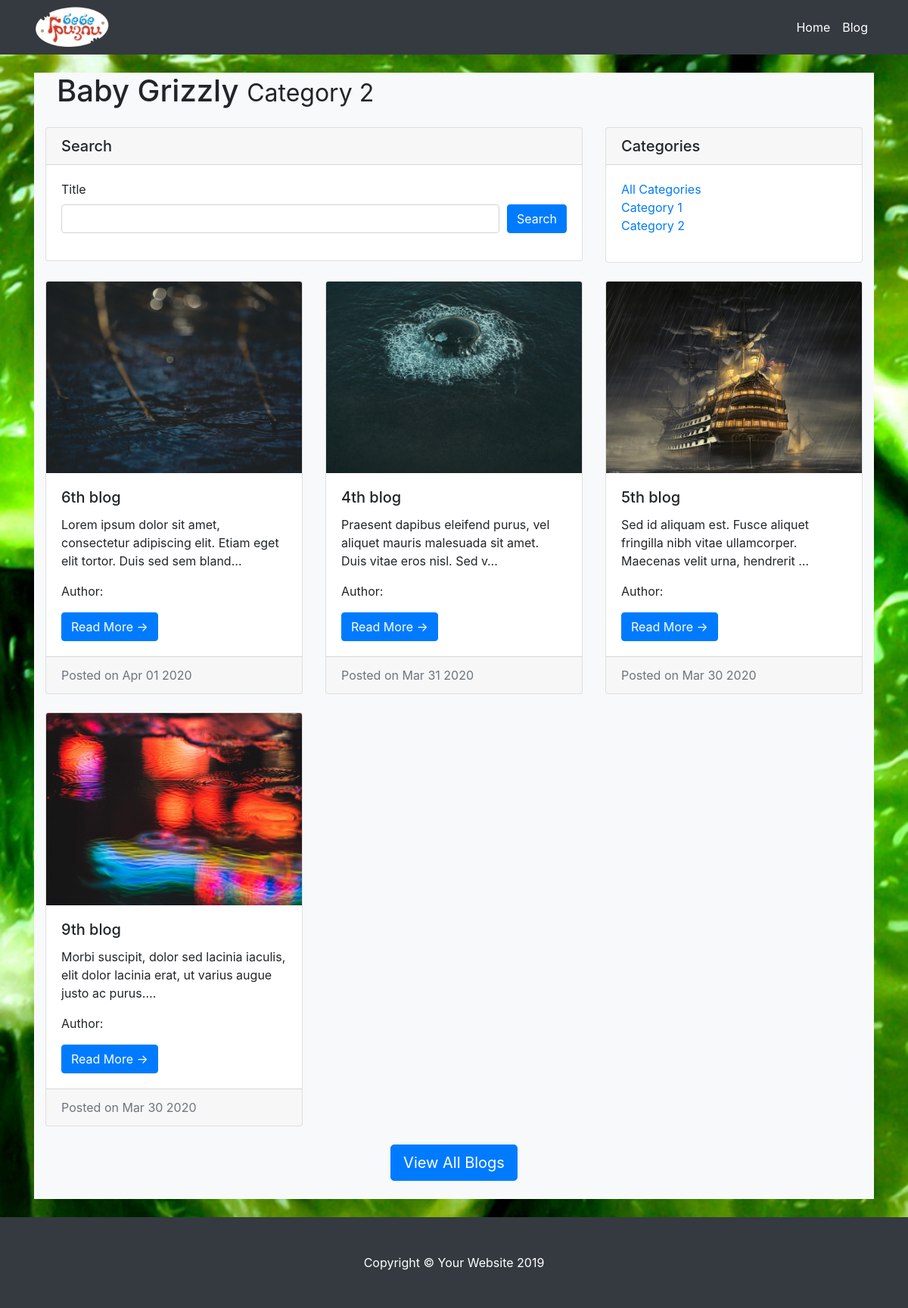
Page /blog/category2/ on the earlier database version.
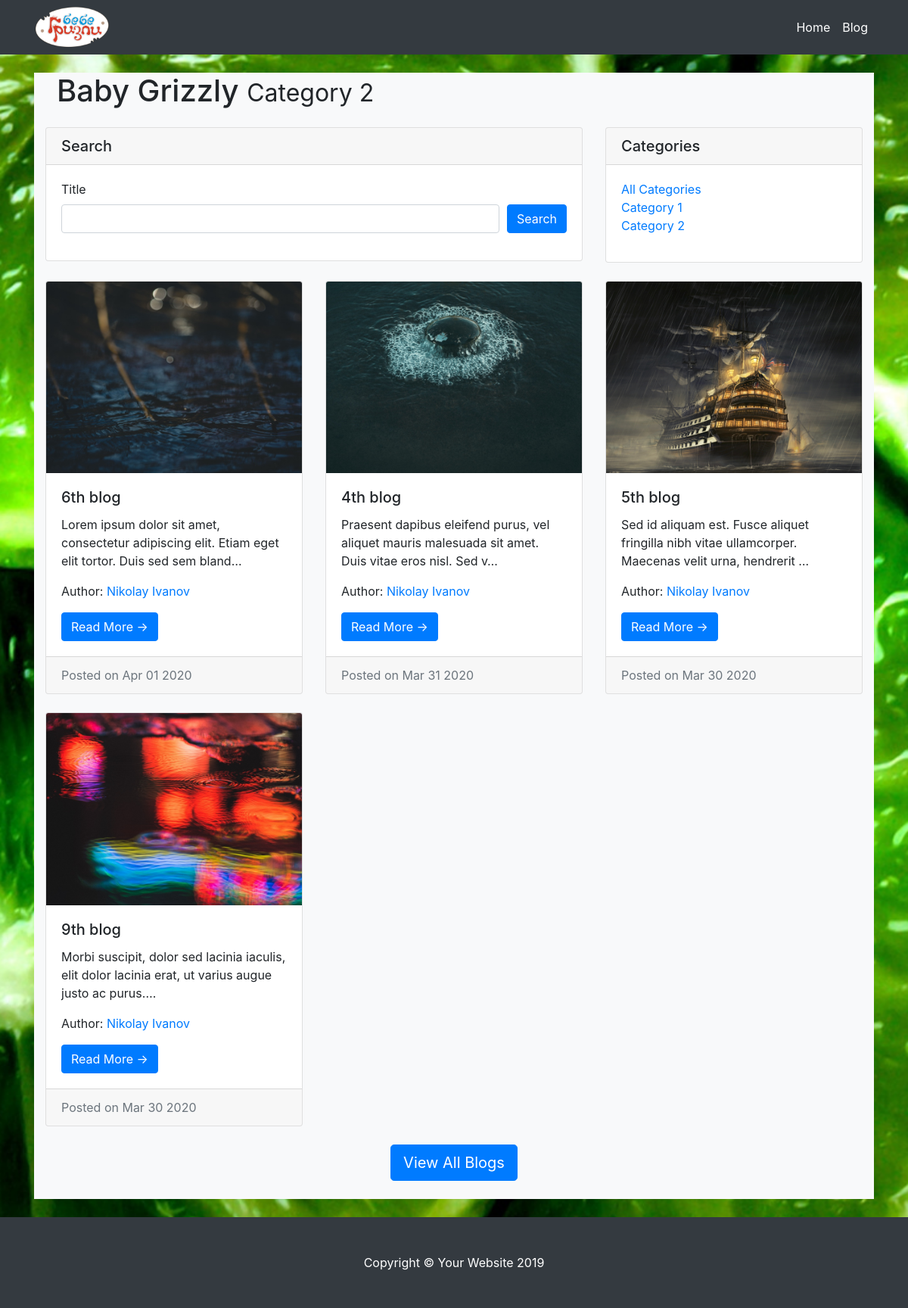
Same page on the later database version.
### blog/models.py (models this page shows, shortened)
class Blog(models.Model):
    title = models.CharField(max_length=200, unique=True)
    category = models.CharField(max_length=30)
    description = RichTextField(null=True, blank=True)
    image = models.ImageField(upload_to='blog/images')
    video = EmbedVideoField(blank=True)
    created = models.DateTimeField(auto_now_add=True)
    publish = models.DateField()
    user = models.ForeignKey(User, on_delete=models.CASCADE)
    def published(self):
        tomorrow = datetime.date.today() + datetime.timedelta(1)
        return tomorrow > self.publish

### blog/views.py (the view)
# urls.py: path('blog/category2/', views.cat_two, name='cat_two'),
def cat_two(request):
    blogs = Blog.objects.all()
    f = Filter(request.GET, queryset=Blog.objects.all().order_by('-publish'))
    return render(request, 'blog/category2.html', {'blogs': blogs, 'filter': f})

### blog/templates/blog/category2.html
{% extends 'blog/base_blogs.html' %}
{% block page_title %}
<div class="col-md-8">
    <h1 class="my-4">Baby Grizzly
        <small>Category 2</small>
    </h1>
</div>
{% endblock %}
{% block blog_content %}
<div class="container-fluid bg-light">
    <div class="row align-items-center">
        {% for obj in filter.qs %}
        {% if obj.published %}
        {% if obj.category == 'Category 2' %}
        <div class="col-md-4">
            <div class="card mb-4">
                <img class="card-img-top" src="{{ obj.image.url }}">
                <div class="card-body">
                    <h5 class="card-title">{{ obj.title }}</h5>
                    <p class="card-text">{{ obj.description|striptags|truncatechars:100 }}</p>
                    <p>Author:
                        <a href="#">{{ obj.user.first_name }} {{ obj.user.last_name }}</a>
                    </p>
                    <a href="{% url 'detail' obj.id %}" class="btn btn-primary">Read More &rarr;</a>
                </div>
                <div class="card-footer text-muted">
                    Posted on {{ obj.publish|date:'M d Y' }}
                </div>
            </div>
        </div>
        {% endif %}
        {% endif %}
        {% endfor %}
    </div>
    <div class="row flex-fill">
        <div class="col-sm-12">
            <div class="d-flex justify-content-around">
                <a href="{% url 'all_blogs' %}" class="btn btn-primary btn-lg">View All Blogs</a>
            </div>
            <br>
        </div>
    </div>
</div>
{% load static %}
{% endblock %}

Differences in the rows shown:
changed through a linked row, Blog "6th blog": user.first_name (not shown) → "Nikolay"; user.last_name (not shown) → "Ivanov"
changed through a linked row, Blog "4th blog": user.first_name (not shown) → "Nikolay"; user.last_name (not shown) → "Ivanov"
changed through a linked row, Blog "5th blog": user.first_name (not shown) → "Nikolay"; user.last_name (not shown) → "Ivanov"
changed through a linked row, Blog "9th blog": user.first_name (not shown) → "Nikolay"; user.last_name (not shown) → "Ivanov"
